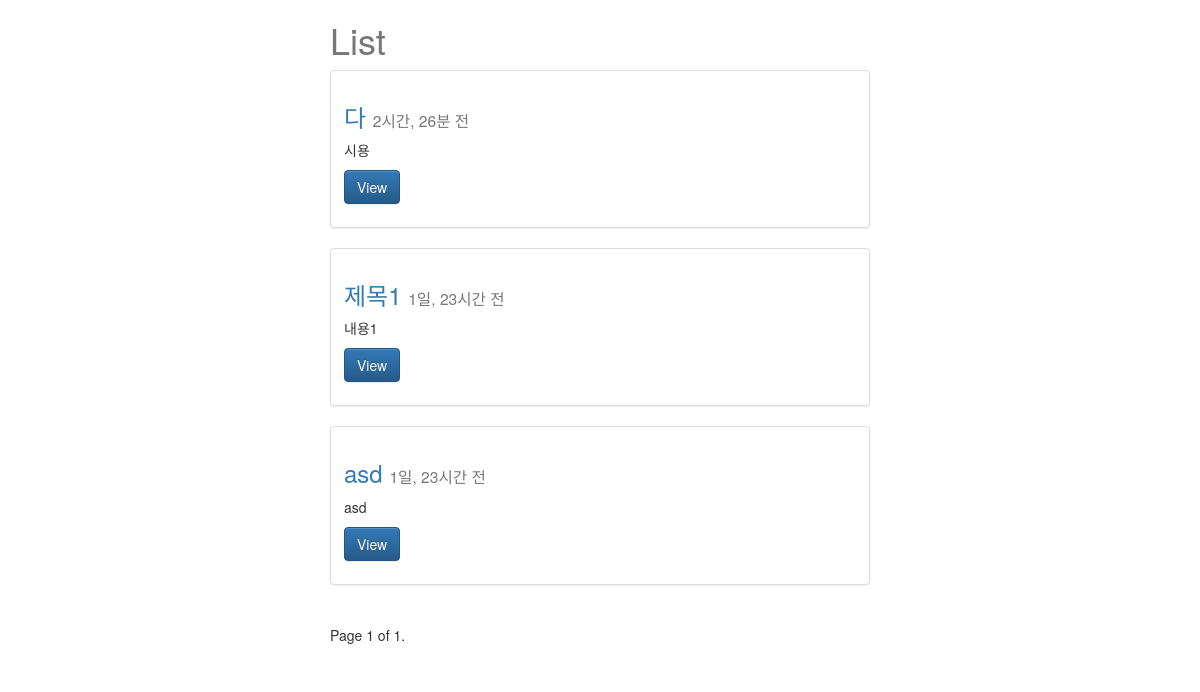
/posts/, run on an earlier commit of the app's database.
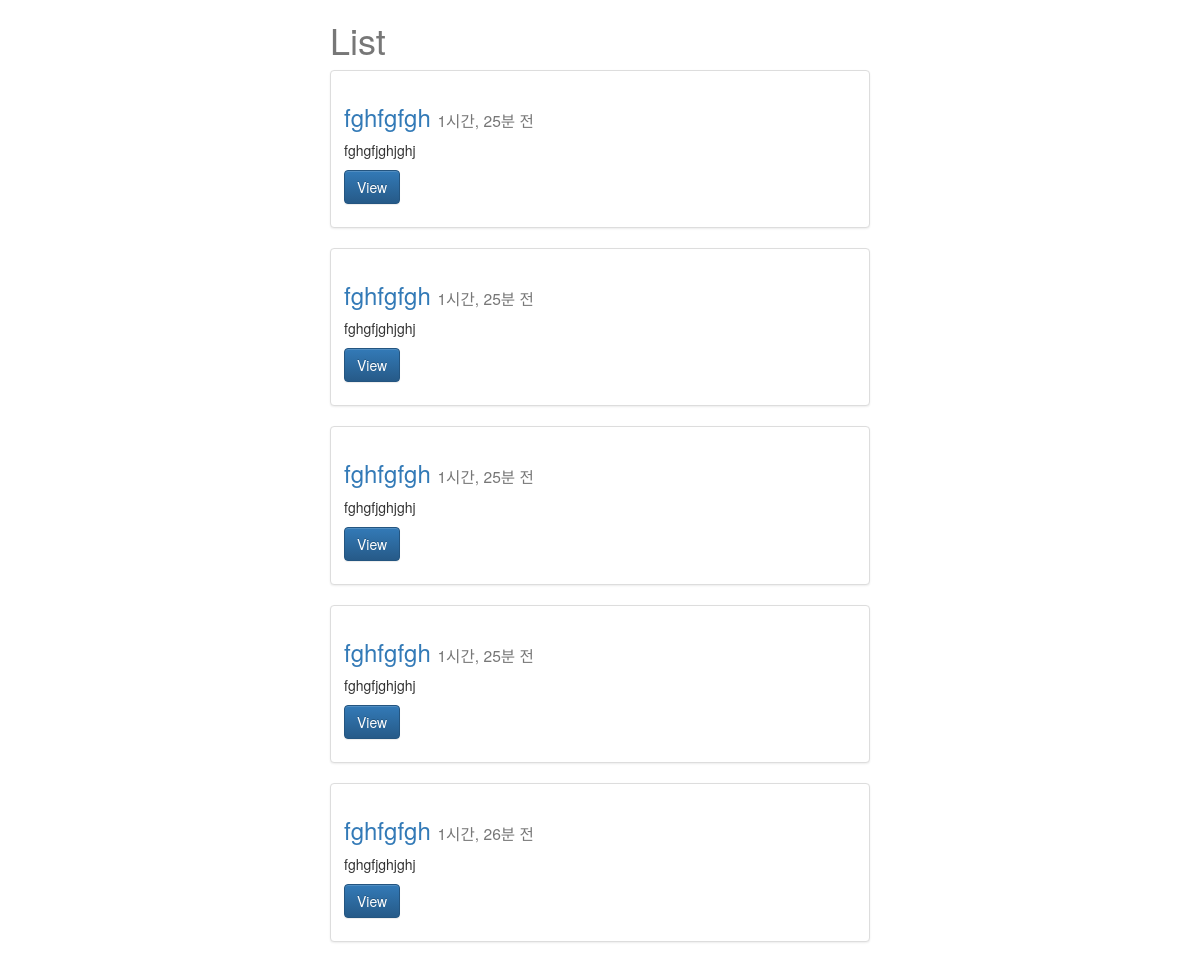
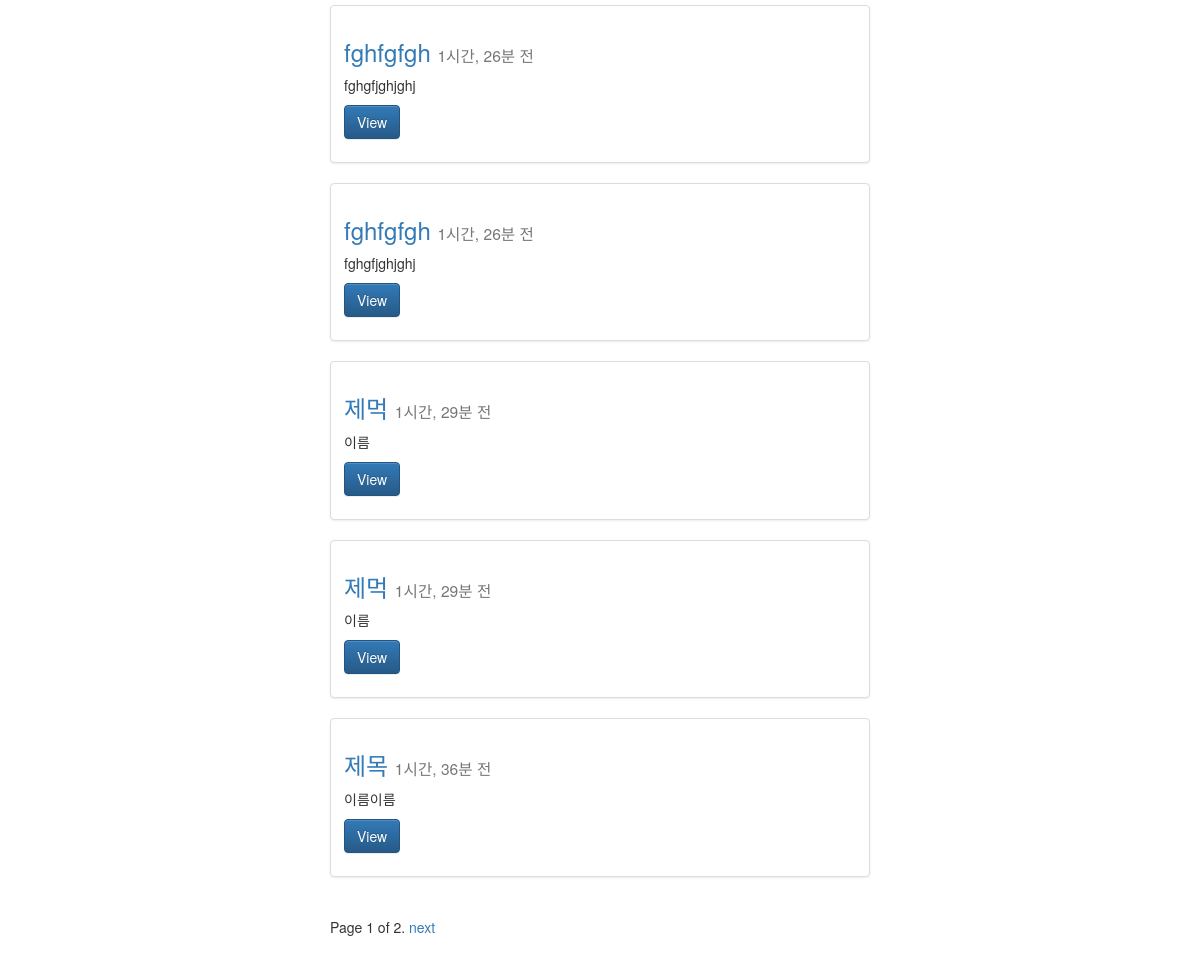
And on a later commit of the database (2 pictures, top to bottom).
### posts/models.py (models this page shows, shortened)
class Post(models.Model):
    title = models.CharField(max_length=120)
    image = models.ImageField(upload_to=upload_location,
            null=True,
            blank=True,
            width_field="width_field",
            height_field="height_field")
    height_field = models.IntegerField(default=0)
    width_field = models.IntegerField(default=0)
    content = models.TextField()
    updated = models.DateTimeField(auto_now=True, auto_now_add=False)
    timestamp = models.DateTimeField(auto_now=False,auto_now_add=True)
    def get_absolute_url(self):
        return reverse("posts:detail", kwargs={"id": self.id})
    class Meta:
        ordering = ["-timestamp", "-updated"]

### posts/views.py (the view)
def post_list(request):
    queryset_list = Post.objects.all()  # .order_by("-timestamp")
    paginator = Paginator(queryset_list, 10)  # Show 25 contacts per page
    page_request_var = "page"
    page = request.GET.get(page_request_var)
    try:
        queryset = paginator.page(page)
    except PageNotAnInteger:
        queryset = paginator.page(1)
    except EmptyPage:
        queryset = paginator.page(paginator.num_pages)
    context={
            "object_list": queryset,
            "title": "List",
            "page_request_var": page_request_var
    }
    return render(request, "post_list.html", context)

### templates/post_list.html (shortened to what this page needs)
{% extends "base.html" %}
{% block content %}
<div class='col-sm-6 col-sm-offset-3'>
    <h1>{{ title }}</h1>
{% for obj in object_list %}
<div class="row">
  <div class="col-sm-12">
    <div class="thumbnail">
      <div class="caption">
        <h3><a href='{{ obj.get_absolute_url }}'>{{ obj.title }}</a> <small>{{ obj.timestamp|timesince }} 전</small></h3>
        <p>{{ obj.content|linebreaks|truncatechars:120 }}</p>
        <p><a href="{{ obj.get_absolute_url }}" class="btn btn-primary" role="button">View</a></p>
      </div>
    </div>
  </div>
</div>
{% endfor %}
<div class="pagination">
    <span class="step-links">
        <span class="current">
            Page {{ object_list.number }} of {{ object_list.paginator.num_pages }}.
        </span>
        {% if object_list.has_next %}
            <a href="?{{ page_request_var }}={{ object_list.next_page_number }}">next</a>
        {% endif %}
    </span>
</div>
</div>
{% endblock content %}

What changed in the data, as far as the page shows it:
no longer on this page (row unchanged): Post: title "다", timestamp "2시간, 26분", content "시용"
no longer on this page (row unchanged): Post: title "제목1", timestamp "1일, 23시간", content "내용1"
removed Post: title "asd", timestamp "1일, 23시간", content "asd"
added Post: title "fghfgfgh", timestamp "1시간, 25분", content "fghgfjghjghj"
added Post: title "fghfgfgh", timestamp "1시간, 25분", content "fghgfjghjghj"
added Post: title "fghfgfgh", timestamp "1시간, 25분", content "fghgfjghjghj"
added Post: title "fghfgfgh", timestamp "1시간, 25분", content "fghgfjghjghj"
added Post: title "fghfgfgh", timestamp "1시간, 26분", content "fghgfjghjghj"
added Post: title "fghfgfgh", timestamp "1시간, 26분", content "fghgfjghjghj"
added Post: title "fghfgfgh", timestamp "1시간, 26분", content "fghgfjghjghj"
added Post: title "제먹", timestamp "1시간, 29분", content "이름"
added Post: title "제먹", timestamp "1시간, 29분", content "이름"
added Post: title "제목", timestamp "1시간, 36분", content "이름이름"
Also different on the page:
{{ object_list.paginator.num_pages }}: "1" → "2"
text now shown: "next"
